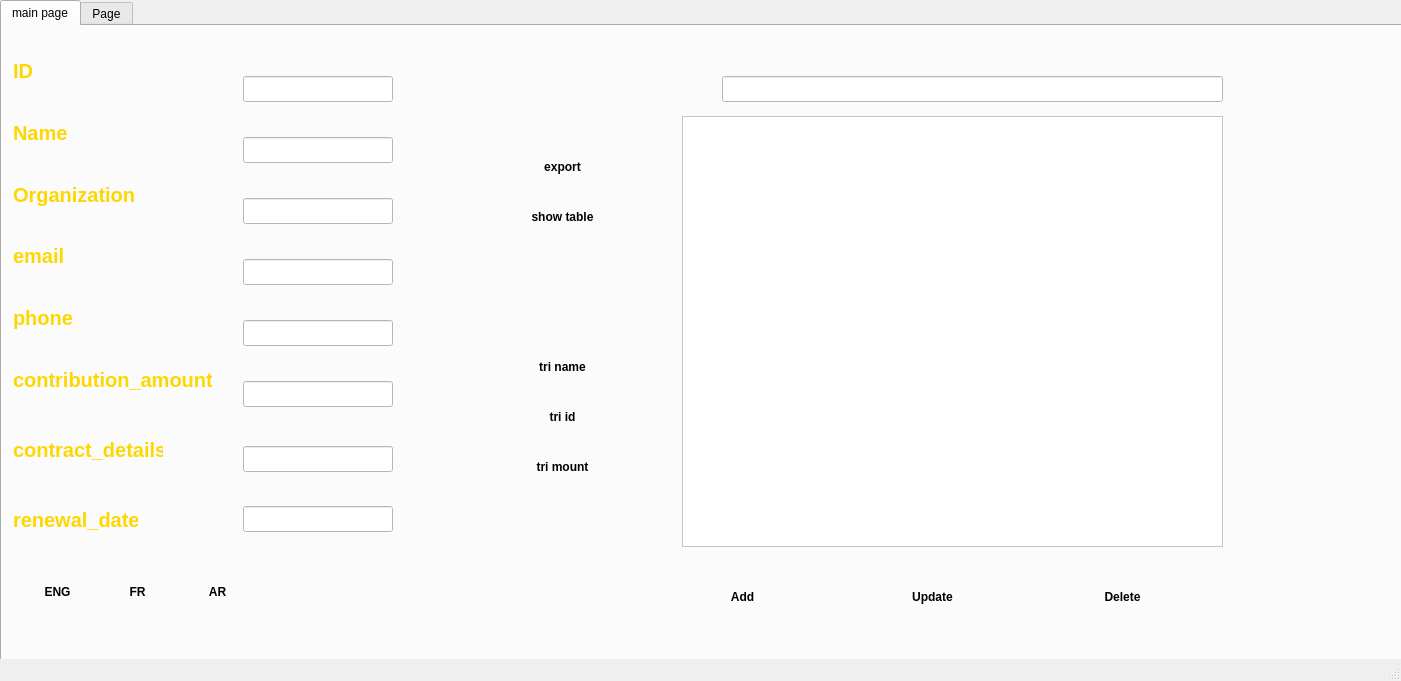
<?xml version="1.0" encoding="UTF-8"?>
<ui version="4.0">
 <class>MainWindow</class>
 <widget class="QMainWindow" name="MainWindow">
  <property name="geometry">
   <rect>
    <x>0</x>
    <y>0</y>
    <width>1401</width>
    <height>681</height>
   </rect>
  </property>
  <property name="windowTitle">
   <string>MainWindow</string>
  </property>
  <widget class="QWidget" name="centralwidget">
   <property name="styleSheet">
    <string notr="true">
    QMainWindow {
        background-color: #f5f5f5;
        color: #000000;
        font-family: Arial, sans-serif;
    }
    QLabel {
        font-size: 20px;
        font-weight: bold;
        color: #FFD700;
    }
    QPushButton {
        background: linear-gradient(135deg, #FFD700, darkgoldenrod);
        color: black;
        font-weight: bold;
        border-radius: 8px;
        padding: 8px;
    }
    QPushButton:hover {
        background: linear-gradient(135deg, darkgoldenrod, #FFD700);
    }
    QTableWidget {
        background: white;
        border: 1px solid #ccc;
        gridline-color: #ddd;
    }
    QTableWidget QHeaderView::section {
        background: #FFD700;
        color: black;
        font-weight: bold;
    }
   </string>
   </property>
   <widget class="QTabWidget" name="tabWidget">
    <property name="geometry">
     <rect>
      <x>0</x>
      <y>0</y>
      <width>1831</width>
      <height>911</height>
     </rect>
    </property>
    <property name="styleSheet">
     <string notr="true"/>
    </property>
    <property name="currentIndex">
     <number>0</number>
    </property>
    <widget class="QWidget" name="tab">
     <property name="styleSheet">
      <string notr="true">
    QMainWindow {
        background-color: #f5f5f5;
        color: #000000;
        font-family: Arial, sans-serif;
    }
    QLabel {
        font-size: 20px;
        font-weight: bold;
        color: #FFD700;
    }
    QPushButton {
        background: linear-gradient(135deg, #FFD700, darkgoldenrod);
        color: black;
        font-weight: bold;
        border-radius: 8px;
        padding: 8px;
    }
    QPushButton:hover {
        background: linear-gradient(135deg, darkgoldenrod, #FFD700);
    }
    QTableWidget {
        background: white;
        border: 1px solid #ccc;
        gridline-color: #ddd;
    }
    QTableWidget QHeaderView::section {
        background: #FFD700;
        color: black;
        font-weight: bold;
    }
   </string>
     </property>
     <attribute name="title">
      <string>main page</string>
     </attribute>
     <widget class="QTableView" name="table_sponsor">
      <property name="geometry">
       <rect>
        <x>680</x>
        <y>90</y>
        <width>541</width>
        <height>431</height>
       </rect>
      </property>
      <property name="styleSheet">
       <string notr="true">background-color: rgb(255, 255, 255);</string>
      </property>
      <property name="sortingEnabled">
       <bool>false</bool>
      </property>
     </widget>
     <widget class="QPushButton" name="pb_ajouter">
      <property name="geometry">
       <rect>
        <x>660</x>
        <y>550</y>
        <width>161</width>
        <height>41</height>
       </rect>
      </property>
      <property name="styleSheet">
       <string notr="true"/>
      </property>
      <property name="text">
       <string>Add</string>
      </property>
     </widget>
     <widget class="QPushButton" name="pb_modifier">
      <property name="geometry">
       <rect>
        <x>870</x>
        <y>550</y>
        <width>121</width>
        <height>41</height>
       </rect>
      </property>
      <property name="styleSheet">
       <string notr="true"/>
      </property>
      <property name="text">
       <string>Update</string>
      </property>
     </widget>
     <widget class="QPushButton" name="pb_supprimer">
      <property name="geometry">
       <rect>
        <x>1050</x>
        <y>550</y>
        <width>141</width>
        <height>41</height>
       </rect>
      </property>
      <property name="styleSheet">
       <string notr="true"/>
      </property>
      <property name="text">
       <string>Delete</string>
      </property>
     </widget>
     <widget class="QLabel" name="label_2">
      <property name="geometry">
       <rect>
        <x>11</x>
        <y>31</y>
        <width>21</width>
        <height>27</height>
       </rect>
      </property>
      <property name="styleSheet">
       <string notr="true"/>
      </property>
      <property name="text">
       <string>ID</string>
      </property>
     </widget>
     <widget class="QLabel" name="label_5">
      <property name="geometry">
       <rect>
        <x>11</x>
        <y>93</y>
        <width>56</width>
        <height>27</height>
       </rect>
      </property>
      <property name="styleSheet">
       <string notr="true"/>
      </property>
      <property name="text">
       <string>Name</string>
      </property>
     </widget>
     <widget class="QLabel" name="label_11">
      <property name="geometry">
       <rect>
        <x>11</x>
        <y>155</y>
        <width>123</width>
        <height>27</height>
       </rect>
      </property>
      <property name="styleSheet">
       <string notr="true"/>
      </property>
      <property name="text">
       <string>Organization</string>
      </property>
     </widget>
     <widget class="QPushButton" name="pb_afficher">
      <property name="geometry">
       <rect>
        <x>490</x>
        <y>170</y>
        <width>141</width>
        <height>41</height>
       </rect>
      </property>
      <property name="styleSheet">
       <string notr="true"/>
      </property>
      <property name="text">
       <string>show table</string>
      </property>
     </widget>
     <widget class="QLabel" name="label_13">
      <property name="geometry">
       <rect>
        <x>11</x>
        <y>216</y>
        <width>52</width>
        <height>27</height>
       </rect>
      </property>
      <property name="styleSheet">
       <string notr="true"/>
      </property>
      <property name="text">
       <string>email</string>
      </property>
     </widget>
     <widget class="QLabel" name="label_4">
      <property name="geometry">
       <rect>
        <x>20</x>
        <y>40</y>
        <width>431</width>
        <height>571</height>
       </rect>
      </property>
      <property name="styleSheet">
       <string notr="true"/>
      </property>
      <property name="text">
       <string/>
      </property>
     </widget>
     <widget class="QPushButton" name="pb_call_gemini_3">
      <property name="geometry">
       <rect>
        <x>1460</x>
        <y>800</y>
        <width>93</width>
        <height>28</height>
       </rect>
      </property>
      <property name="text">
       <string>pb_call_gemini</string>
      </property>
     </widget>
     <widget class="QLabel" name="label_14">
      <property name="geometry">
       <rect>
        <x>11</x>
        <y>278</y>
        <width>141</width>
        <height>27</height>
       </rect>
      </property>
      <property name="styleSheet">
       <string notr="true"/>
      </property>
      <property name="text">
       <string>phone</string>
      </property>
     </widget>
     <widget class="QLabel" name="label_15">
      <property name="geometry">
       <rect>
        <x>11</x>
        <y>340</y>
        <width>199</width>
        <height>27</height>
       </rect>
      </property>
      <property name="styleSheet">
       <string notr="true"/>
      </property>
      <property name="text">
       <string>contribution_amount</string>
      </property>
     </widget>
     <widget class="QLabel" name="contractDetails">
      <property name="geometry">
       <rect>
        <x>11</x>
        <y>410</y>
        <width>150</width>
        <height>27</height>
       </rect>
      </property>
      <property name="styleSheet">
       <string notr="true"/>
      </property>
      <property name="text">
       <string>contract_details</string>
      </property>
     </widget>
     <widget class="QLabel" name="label">
      <property name="geometry">
       <rect>
        <x>11</x>
        <y>480</y>
        <width>125</width>
        <height>27</height>
       </rect>
      </property>
      <property name="styleSheet">
       <string notr="true"/>
      </property>
      <property name="text">
       <string>renewal_date</string>
      </property>
     </widget>
     <widget class="QLineEdit" name="id">
      <property name="geometry">
       <rect>
        <x>241</x>
        <y>50</y>
        <width>150</width>
        <height>26</height>
       </rect>
      </property>
      <property name="styleSheet">
       <string notr="true">background-color: rgb(255, 255, 255);</string>
      </property>
     </widget>
     <widget class="QLineEdit" name="name">
      <property name="geometry">
       <rect>
        <x>241</x>
        <y>111</y>
        <width>150</width>
        <height>26</height>
       </rect>
      </property>
      <property name="styleSheet">
       <string notr="true">background-color: rgb(255, 255, 255);</string>
      </property>
     </widget>
     <widget class="QLineEdit" name="organization">
      <property name="geometry">
       <rect>
        <x>241</x>
        <y>172</y>
        <width>150</width>
        <height>26</height>
       </rect>
      </property>
      <property name="styleSheet">
       <string notr="true">background-color: rgb(255, 255, 255);</string>
      </property>
     </widget>
     <widget class="QLineEdit" name="email">
      <property name="geometry">
       <rect>
        <x>241</x>
        <y>233</y>
        <width>150</width>
        <height>26</height>
       </rect>
      </property>
      <property name="styleSheet">
       <string notr="true">background-color: rgb(255, 255, 255);</string>
      </property>
     </widget>
     <widget class="QLineEdit" name="phone">
      <property name="geometry">
       <rect>
        <x>241</x>
        <y>294</y>
        <width>150</width>
        <height>26</height>
       </rect>
      </property>
      <property name="styleSheet">
       <string notr="true">background-color: rgb(255, 255, 255);</string>
      </property>
     </widget>
     <widget class="QLineEdit" name="contributionAmount">
      <property name="geometry">
       <rect>
        <x>241</x>
        <y>355</y>
        <width>150</width>
        <height>26</height>
       </rect>
      </property>
      <property name="styleSheet">
       <string notr="true">background-color: rgb(255, 255, 255);</string>
      </property>
     </widget>
     <widget class="QLineEdit" name="contract_details">
      <property name="geometry">
       <rect>
        <x>241</x>
        <y>420</y>
        <width>150</width>
        <height>26</height>
       </rect>
      </property>
      <property name="styleSheet">
       <string notr="true">background-color: rgb(255, 255, 255);</string>
      </property>
     </widget>
     <widget class="QLineEdit" name="renewal_date">
      <property name="geometry">
       <rect>
        <x>241</x>
        <y>480</y>
        <width>150</width>
        <height>26</height>
       </rect>
      </property>
      <property name="styleSheet">
       <string notr="true">background-color: rgb(255, 255, 255);</string>
      </property>
     </widget>
     <widget class="QPushButton" name="trier_mount">
      <property name="geometry">
       <rect>
        <x>480</x>
        <y>420</y>
        <width>161</width>
        <height>41</height>
       </rect>
      </property>
      <property name="styleSheet">
       <string notr="true"/>
      </property>
      <property name="text">
       <string>tri mount</string>
      </property>
     </widget>
     <widget class="QPushButton" name="trier_id">
      <property name="geometry">
       <rect>
        <x>480</x>
        <y>370</y>
        <width>161</width>
        <height>41</height>
       </rect>
      </property>
      <property name="styleSheet">
       <string notr="true"/>
      </property>
      <property name="text">
       <string>tri id</string>
      </property>
     </widget>
     <widget class="QPushButton" name="trier_name">
      <property name="geometry">
       <rect>
        <x>480</x>
        <y>320</y>
        <width>161</width>
        <height>41</height>
       </rect>
      </property>
      <property name="styleSheet">
       <string notr="true"/>
      </property>
      <property name="text">
       <string>tri name</string>
      </property>
     </widget>
     <widget class="QLineEdit" name="lineEdit_recherche">
      <property name="geometry">
       <rect>
        <x>720</x>
        <y>50</y>
        <width>501</width>
        <height>26</height>
       </rect>
      </property>
      <property name="styleSheet">
       <string notr="true">background-color: rgb(255, 255, 255);</string>
      </property>
     </widget>
     <widget class="QPushButton" name="exporter_p">
      <property name="geometry">
       <rect>
        <x>480</x>
        <y>120</y>
        <width>161</width>
        <height>41</height>
       </rect>
      </property>
      <property name="styleSheet">
       <string notr="true"/>
      </property>
      <property name="text">
       <string>export</string>
      </property>
     </widget>
     <widget class="QPushButton" name="recherche">
      <property name="geometry">
       <rect>
        <x>680</x>
        <y>50</y>
        <width>31</width>
        <height>31</height>
       </rect>
      </property>
      <property name="styleSheet">
       <string notr="true"/>
      </property>
      <property name="text">
       <string/>
      </property>
     </widget>
     <widget class="QPushButton" name="ENG">
      <property name="geometry">
       <rect>
        <x>20</x>
        <y>540</y>
        <width>71</width>
        <height>51</height>
       </rect>
      </property>
      <property name="styleSheet">
       <string notr="true"/>
      </property>
      <property name="text">
       <string>ENG</string>
      </property>
     </widget>
     <widget class="QPushButton" name="FR">
      <property name="geometry">
       <rect>
        <x>100</x>
        <y>540</y>
        <width>71</width>
        <height>51</height>
       </rect>
      </property>
      <property name="styleSheet">
       <string notr="true"/>
      </property>
      <property name="text">
       <string>FR</string>
      </property>
     </widget>
     <widget class="QPushButton" name="AR">
      <property name="geometry">
       <rect>
        <x>180</x>
        <y>540</y>
        <width>71</width>
        <height>51</height>
       </rect>
      </property>
      <property name="styleSheet">
       <string notr="true"/>
      </property>
      <property name="text">
       <string>AR</string>
      </property>
     </widget>
     <zorder>label_4</zorder>
     <zorder>table_sponsor</zorder>
     <zorder>pb_ajouter</zorder>
     <zorder>pb_supprimer</zorder>
     <zorder>label_2</zorder>
     <zorder>label_5</zorder>
     <zorder>label_11</zorder>
     <zorder>pb_afficher</zorder>
     <zorder>label_13</zorder>
     <zorder>pb_modifier</zorder>
     <zorder>pb_call_gemini_3</zorder>
     <zorder>label_14</zorder>
     <zorder>label_15</zorder>
     <zorder>contractDetails</zorder>
     <zorder>label</zorder>
     <zorder>id</zorder>
     <zorder>name</zorder>
     <zorder>organization</zorder>
     <zorder>email</zorder>
     <zorder>phone</zorder>
     <zorder>contributionAmount</zorder>
     <zorder>contract_details</zorder>
     <zorder>renewal_date</zorder>
     <zorder>trier_mount</zorder>
     <zorder>trier_id</zorder>
     <zorder>trier_name</zorder>
     <zorder>lineEdit_recherche</zorder>
     <zorder>exporter_p</zorder>
     <zorder>recherche</zorder>
     <zorder>ENG</zorder>
     <zorder>FR</zorder>
     <zorder>AR</zorder>
    </widget>
    <widget class="QWidget" name="tab_2">
     <attribute name="title">
      <string>Page</string>
     </attribute>
     <widget class="QWidget" name="widget_stat" native="true">
      <property name="geometry">
       <rect>
        <x>10</x>
        <y>10</y>
        <width>571</width>
        <height>421</height>
       </rect>
      </property>
      <property name="styleSheet">
       <string notr="true">background-color: rgb(255, 255, 255);
</string>
      </property>
     </widget>
     <widget class="QPushButton" name="statistique_organisation">
      <property name="geometry">
       <rect>
        <x>30</x>
        <y>450</y>
        <width>161</width>
        <height>41</height>
       </rect>
      </property>
      <property name="styleSheet">
       <string notr="true"/>
      </property>
      <property name="text">
       <string>stat organisation</string>
      </property>
     </widget>
     <widget class="QTextEdit" name="chatResponseTextEdit">
      <property name="geometry">
       <rect>
        <x>700</x>
        <y>4</y>
        <width>461</width>
        <height>291</height>
       </rect>
      </property>
      <property name="styleSheet">
       <string notr="true">background-color: rgb(255, 255, 255);</string>
      </property>
     </widget>
     <widget class="QLineEdit" name="chatInputLineEdit">
      <property name="geometry">
       <rect>
        <x>700</x>
        <y>300</y>
        <width>421</width>
        <height>31</height>
       </rect>
      </property>
      <property name="styleSheet">
       <string notr="true">background-color: rgb(255, 255, 255);</string>
      </property>
     </widget>
     <widget class="QPushButton" name="sendMessageButton">
      <property name="geometry">
       <rect>
        <x>1130</x>
        <y>300</y>
        <width>31</width>
        <height>31</height>
       </rect>
      </property>
      <property name="styleSheet">
       <string notr="true"/>
      </property>
      <property name="text">
       <string/>
      </property>
     </widget>
     <widget class="QPushButton" name="btnDarkMode">
      <property name="geometry">
       <rect>
        <x>880</x>
        <y>540</y>
        <width>121</width>
        <height>51</height>
       </rect>
      </property>
      <property name="styleSheet">
       <string notr="true"/>
      </property>
      <property name="text">
       <string>dark mode</string>
      </property>
     </widget>
     <widget class="QPushButton" name="btnLightMode">
      <property name="geometry">
       <rect>
        <x>1000</x>
        <y>540</y>
        <width>121</width>
        <height>51</height>
       </rect>
      </property>
      <property name="styleSheet">
       <string notr="true"/>
      </property>
      <property name="text">
       <string>light mode</string>
      </property>
     </widget>
    </widget>
   </widget>
  </widget>
  <widget class="QMenuBar" name="menubar">
   <property name="geometry">
    <rect>
     <x>0</x>
     <y>0</y>
     <width>1401</width>
     <height>26</height>
    </rect>
   </property>
  </widget>
  <widget class="QStatusBar" name="statusbar"/>
 </widget>
 <resources/>
 <connections/>
</ui>
